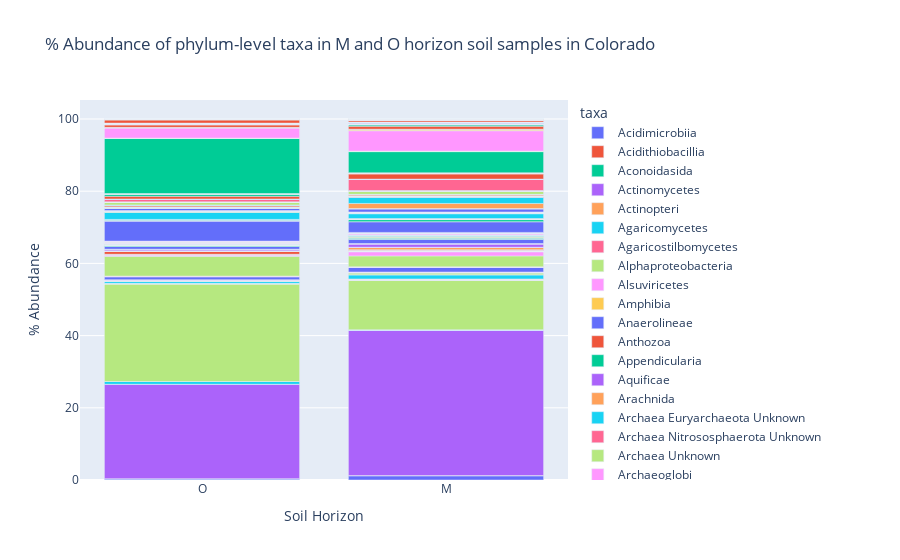

Source (notebook cell):
### Markdown cell above
## Plot the taxa abundance of M vs. O horizon soil samples

Using the `plotly` library, the percent abundance of the taxa is plotted as a bar chart - each bar representing the soil horizon and the colors representing the taxa.

### Code cell
# Plot the taxa abundance of each soil type
fig = px.bar(abundance_df, x="soil_horizon", y="avg_relative_abundance", color="taxa", 
             title = "% Abundance of phylum-level taxa in M and O horizon soil samples in Colorado", 
             labels = {"soil_horizon": "Soil Horizon", "avg_relative_abundance": "% Abundance"})
    
fig.update_layout(height=600)
fig.show()
